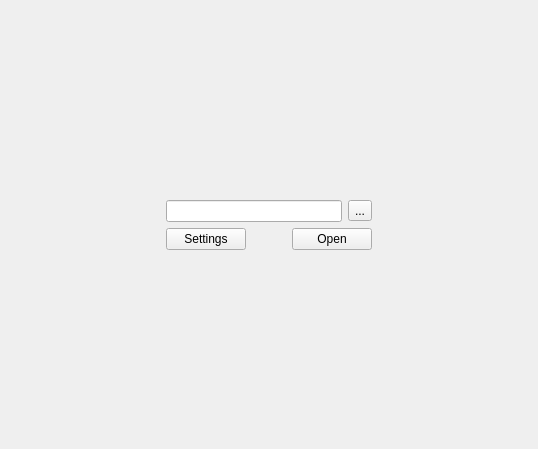
<?xml version="1.0" encoding="UTF-8"?>
<ui version="4.0">
 <class>Form</class>
 <widget class="QWidget" name="Form">
  <property name="geometry">
   <rect>
    <x>0</x>
    <y>0</y>
    <width>538</width>
    <height>449</height>
   </rect>
  </property>
  <property name="windowTitle">
   <string>Form</string>
  </property>
  <layout class="QHBoxLayout" name="horizontalLayout_3">
   <item>
    <spacer name="horizontalSpacer_2">
     <property name="orientation">
      <enum>Qt::Horizontal</enum>
     </property>
     <property name="sizeHint" stdset="0">
      <size>
       <width>141</width>
       <height>20</height>
      </size>
     </property>
    </spacer>
   </item>
   <item>
    <widget class="QWidget" name="widget_2" native="true">
     <layout class="QVBoxLayout" name="verticalLayout">
      <item>
       <spacer name="verticalSpacer">
        <property name="orientation">
         <enum>Qt::Vertical</enum>
        </property>
        <property name="sizeHint" stdset="0">
         <size>
          <width>20</width>
          <height>40</height>
         </size>
        </property>
       </spacer>
      </item>
      <item>
       <widget class="QWidget" name="widget" native="true">
        <layout class="QHBoxLayout" name="horizontalLayout">
         <property name="margin">
          <number>0</number>
         </property>
         <item>
          <widget class="QLineEdit" name="pathLine"/>
         </item>
         <item>
          <widget class="QToolButton" name="browseBtn">
           <property name="text">
            <string>...</string>
           </property>
          </widget>
         </item>
        </layout>
       </widget>
      </item>
      <item>
       <widget class="QWidget" name="horizontalWidget" native="true">
        <layout class="QHBoxLayout" name="horizontalLayout_2">
         <property name="margin">
          <number>0</number>
         </property>
         <item>
          <widget class="QPushButton" name="settingsBtn">
           <property name="text">
            <string>Settings</string>
           </property>
          </widget>
         </item>
         <item>
          <spacer name="horizontalSpacer">
           <property name="orientation">
            <enum>Qt::Horizontal</enum>
           </property>
           <property name="sizeHint" stdset="0">
            <size>
             <width>40</width>
             <height>20</height>
            </size>
           </property>
          </spacer>
         </item>
         <item>
          <widget class="QPushButton" name="openBtn">
           <property name="text">
            <string>Open</string>
           </property>
          </widget>
         </item>
        </layout>
       </widget>
      </item>
      <item>
       <spacer name="verticalSpacer_2">
        <property name="orientation">
         <enum>Qt::Vertical</enum>
        </property>
        <property name="sizeHint" stdset="0">
         <size>
          <width>20</width>
          <height>40</height>
         </size>
        </property>
       </spacer>
      </item>
     </layout>
    </widget>
   </item>
   <item>
    <spacer name="horizontalSpacer_3">
     <property name="orientation">
      <enum>Qt::Horizontal</enum>
     </property>
     <property name="sizeHint" stdset="0">
      <size>
       <width>141</width>
       <height>20</height>
      </size>
     </property>
    </spacer>
   </item>
  </layout>
 </widget>
 <resources/>
 <connections/>
</ui>
